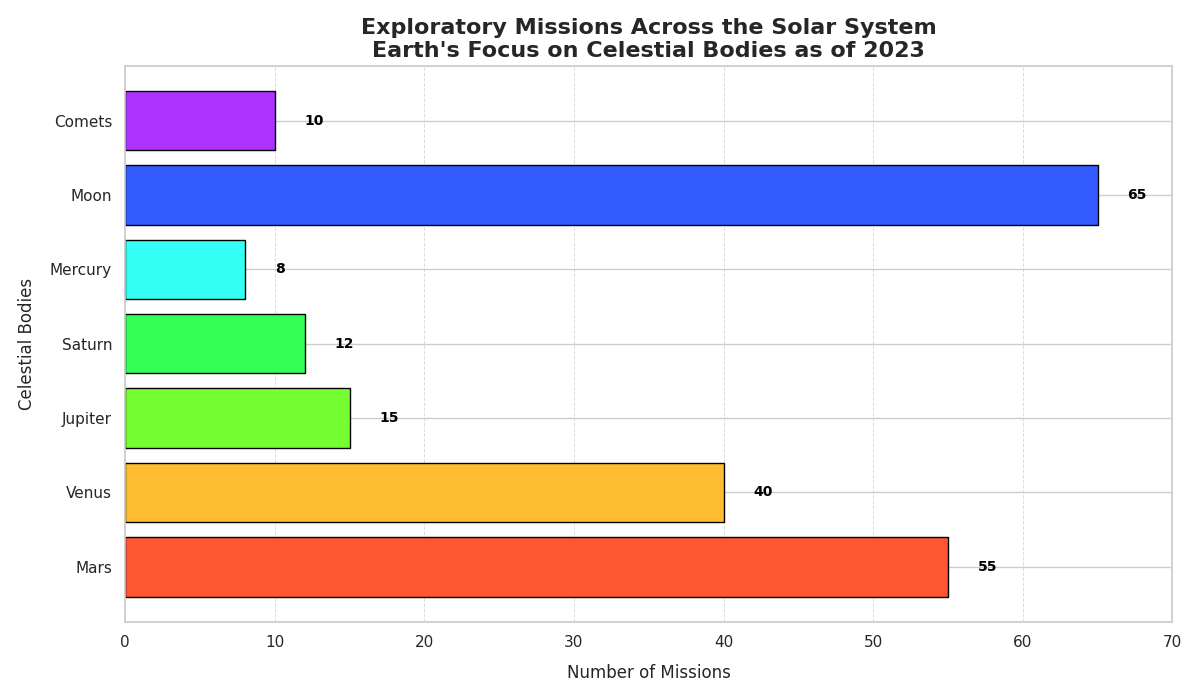

The script that drew this image:
import matplotlib.pyplot as plt
import numpy as np

celestial_bodies = ['Mars', 'Venus', 'Jupiter', 'Saturn', 'Mercury', 'Moon', 'Comets']
missions_count = [55, 40, 15, 12, 8, 65, 10]
colors = ['#FF5733', '#FFBD33', '#75FF33', '#33FF57', '#33FFF5', '#335BFF', '#AF33FF']

fig, ax = plt.subplots(figsize=(12, 7))

# Plot the horizontal bar chart
bars = ax.barh(celestial_bodies, missions_count, color=colors, edgecolor='black')

# Annotate each bar with the mission count
for bar, count in zip(bars, missions_count):
    xval = bar.get_width()
    ax.text(xval + 2, bar.get_y() + bar.get_height()/2, str(count), va='center', fontsize=10, fontweight='bold', color='black')

ax.set_title('Exploratory Missions Across the Solar System\nEarth\'s Focus on Celestial Bodies as of 2023', fontsize=16, fontweight='bold')
ax.set_xlabel('Number of Missions', fontsize=12, labelpad=10)
ax.set_ylabel('Celestial Bodies', fontsize=12, labelpad=10)

# Configure limits and grid
ax.set_xlim(0, 70)
ax.grid(True, which='both', axis='x', linestyle='--', linewidth=0.7, alpha=0.7)

plt.tight_layout()
plt.show()
